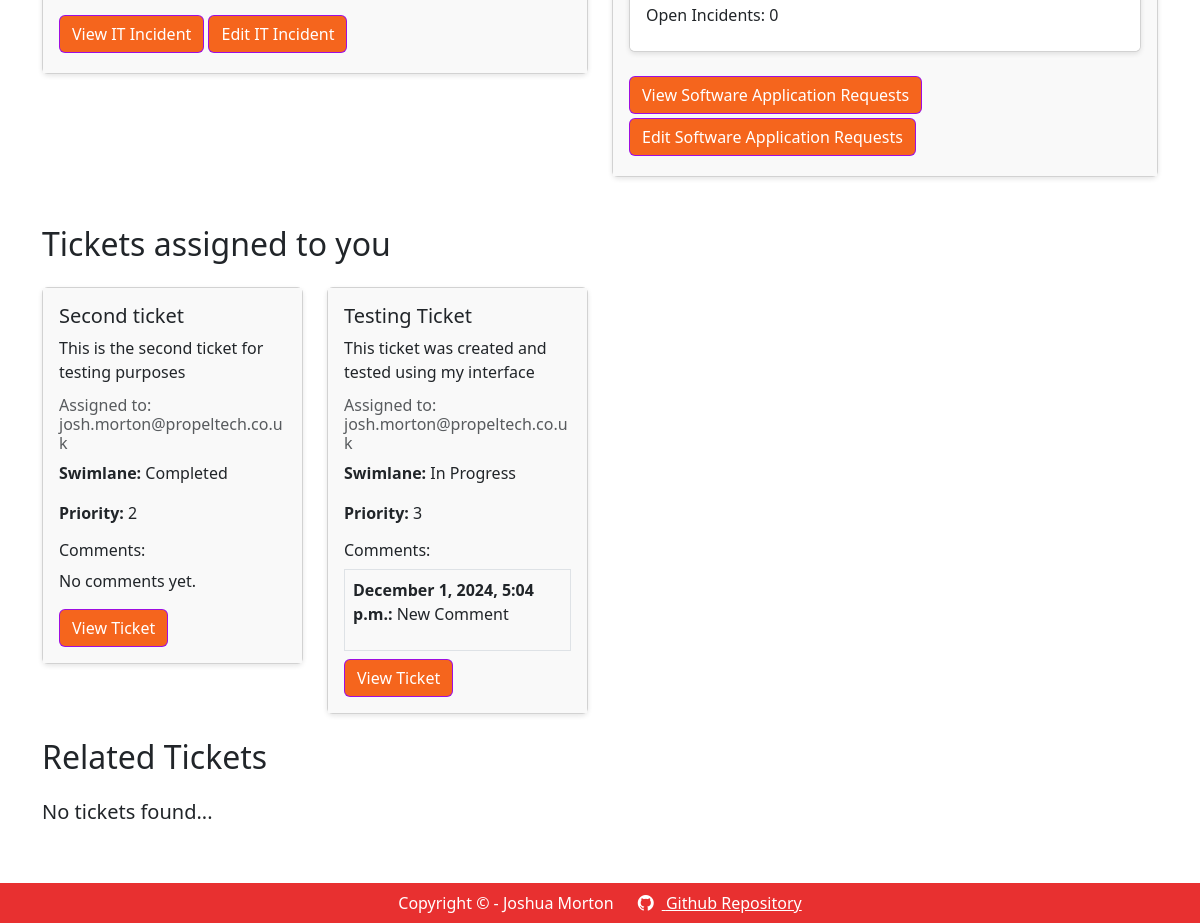
The app's page / (signed in, lower part), older data.
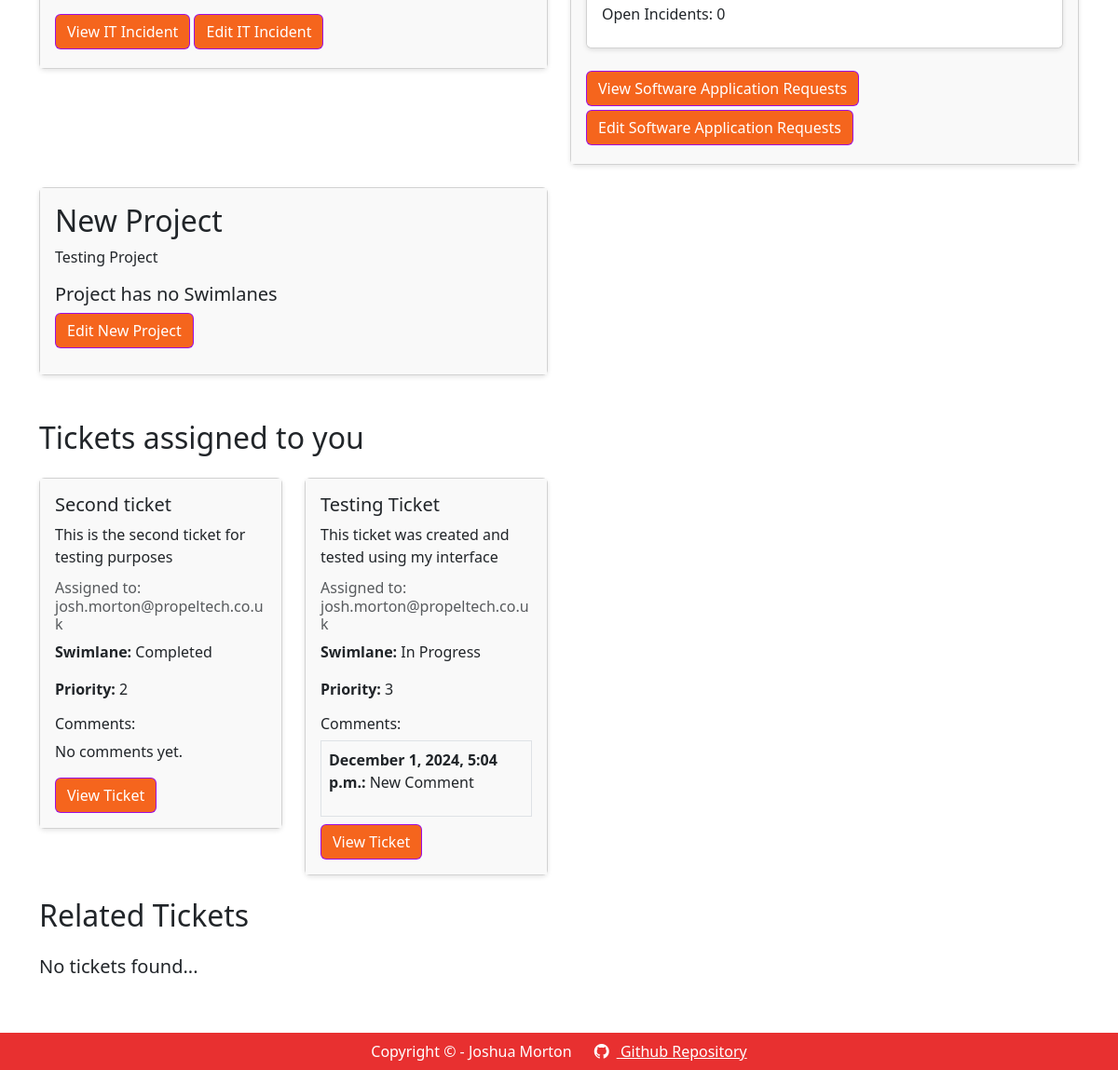
The same page, newer data.
### simple_kanban/models.py (models this page shows, shortened)
class AuditableEntity(models.Model):
  created_by = models.ForeignKey(User, on_delete=models.SET_NULL, null=True, related_name="%(class)screated_by")
  created_at = models.DateTimeField(auto_now_add=True, blank=True)
  updated_by = models.ForeignKey(User, on_delete=models.SET_NULL, null=True, related_name="%(class)supdated_by")
  updated_at = models.DateTimeField(auto_now=True)
  deleted = models.BooleanField(default=False)
  deleted_by = models.ForeignKey(User, on_delete=models.SET_NULL, null=True, blank=True, related_name="%(class)sdeleted_by")
  deleted_at = models.DateTimeField(null=True, blank=True)
  objects = ActiveManager()
  class Meta:
    abstract = True

class Project(AuditableEntity):
  name = models.CharField(max_length=40)
  description = models.CharField(max_length=1000)
  @property
  def swimlanes(self):
    return self.swimlane_set.all()

class Swimlane(AuditableEntity):
  name = models.CharField(max_length=40)
  sort_order = models.IntegerField(default = 1)
  swimlane_project = models.ForeignKey(Project, on_delete=models.CASCADE)
  objects = SwimlaneActiveManager()
  @property
  def tickets(self):
    return self.ticket_set.all()

class Ticket(AuditableEntity):
  name = models.CharField(max_length=100)
  description = models.CharField(max_length=1000)
  reporter = models.ForeignKey(User, on_delete=models.SET_NULL, null=True, related_name="ticket_reporter")
  assignee = models.ForeignKey(User, on_delete=models.SET_NULL, blank=True, null=True, related_name="ticket_assignee")
  ticket_swimlane = models.ForeignKey(Swimlane, on_delete=models.CASCADE)
  ticket_priority = models.IntegerField(default=1)
  objects = TicketActiveManager()
  @property
  def comments(self):
    return self.ticketcomment_set.all()

class TicketComment(AuditableEntity):
  text = models.CharField(max_length=2500)
  parent_ticket = models.ForeignKey(Ticket, on_delete=models.CASCADE)
  user = models.ForeignKey(User, on_delete=models.CASCADE, related_name="user_comment")

### simple_kanban/views/dashboard.py (the view)
# urls.py: path("", dashboard.index, name="index"),
@login_required(login_url="/register")
def index(request):
  context = DashboardService.GetDashboardContext(request)
  return render(request, "kanban/dashboard.html", context)

### simple_kanban/models.py (called while the page is built)
  def get_queryset(self):
    return super().get_queryset().filter(deleted=False)

  def get_queryset(self):
    return super().get_queryset().filter(deleted=False).order_by('sort_order')

  def get_queryset(self):
    return super().get_queryset().filter(deleted=False).order_by('ticket_priority')

### simple_kanban/services/dashboard_service.py (called while the page is built)
  def GetDashboardContext(request):
    projects = Project.objects.prefetch_related(
      'swimlane_set__ticket_set__ticketcomment_set'
    )
    tickets = Ticket.objects.prefetch_related('assignee', 'ticket_swimlane', 'ticketcomment_set')
    user_incidents = tickets.filter(assignee_id=request.user.id)
    related_incidents = tickets.exclude(assignee_id=request.user.id);
    return {
      "projects": projects,
      "user_incidents": user_incidents,
      "related_incidents": related_incidents
    }

### simple_kanban/templates/kanban/dashboard.html (shortened to what this page needs)
{% extends "base.html" %}
{% block content %}
<section class="container mb-5">
  <div class="row row-cols-1 row-cols-sm-1 row-cols-md-2 row-cols-lg-2 g-4">
    {% for project in projects %}
      <div class="col">
        <div class="card">
          <div class="card-body">
            <h2 class="card-title">{{project.name}}</h2>
            <p class="card-text">{{project.description}}</p>
            {% if project.swimlanes %}
              <div class="card w-100 mb-4">
                <h5 class="card-header">Swimlanes</h2>
                <ul class="list-group list-group-flush g-4">
                  {% for swimlane in project.swimlanes %}
                  <li class="list-group-item">
                    <div class="d-flex flex-column">
                      <p> Open Incidents: {{swimlane.tickets.count}}</p>
                    </div>
                  </li>
                  {% endfor %}
                </ul>
              </div>
              <a href="{% url "project_overview" project.id %}" class="mb-1 btn btn-primary">View {{project.name}}</a>
            {% else %}
              <h5>Project has no Swimlanes<h5/>
            {% endif %}
            <a href="{% url "project_edit" project.id %}" class="mb-1 btn btn-primary">Edit {{project.name}}</a>
          </div>
        </div>
      </div>
    {% endfor %}
  </div>
</section>
<section class="container">
<h2 class="my-4">Tickets assigned to you</h2>
{% include "kanban/partials/ticket_list.html" with tickets=user_incidents %}
<h2 class="my-4">Related Tickets</h2>
{% include "kanban/partials/ticket_list.html" with tickets=related_incidents %}
</section>
{% endblock content %}

### simple_kanban/templates/kanban/partials/ticket_list.html
{% if tickets.count > 0 %}
  <div class="row row-cols-1 row-cols-sm-2 row-cols-md-3 row-cols-lg-4 g-4">
      {% for ticket in tickets %}
      <div class="col">
          <div class="card">
              <div class="card-body">
                  <h5 class="card-title">{{ ticket.name }}</h5>
                  <p class="card-text">{{ ticket.description }}</p>
                  <h6 class="card-subtitle mb-2 text-muted">Assigned to: {{ ticket.assignee.username }}</h6>
                  <p class="card-text"><strong>Swimlane:</strong> {{ ticket.ticket_swimlane.name }}</p>
                  <p class="card-text"><strong>Priority:</strong> {{ ticket.ticket_priority }}</p>
                  <h6 class="mt-3">Comments:</h6>
                  {% for comment in ticket.comments %}
                      <div class="border p-2 mb-2">
                          <p><strong>{{ comment.created_at|date:"F j, Y, g:i a" }}:</strong> {{ comment.text }}</p>
                      </div>
                  {% empty %}
                      <p>No comments yet.</p>
                  {% endfor %}
                  <a href="{% url "ticket_view" ticket.ticket_swimlane.swimlane_project.id ticket.id %}" class="btn btn-primary">View Ticket</a>
              </div>
          </div>
      </div>
      {% endfor %}
  </div>
{% else %}
<h5 class="my-4 fw-light">No tickets found...</h5>
{% endif %}

Row changes from the older to the newer data that the page shows:
added Project: name "New Project", description "Testing Project", shows "Project has no Swimlanes"
